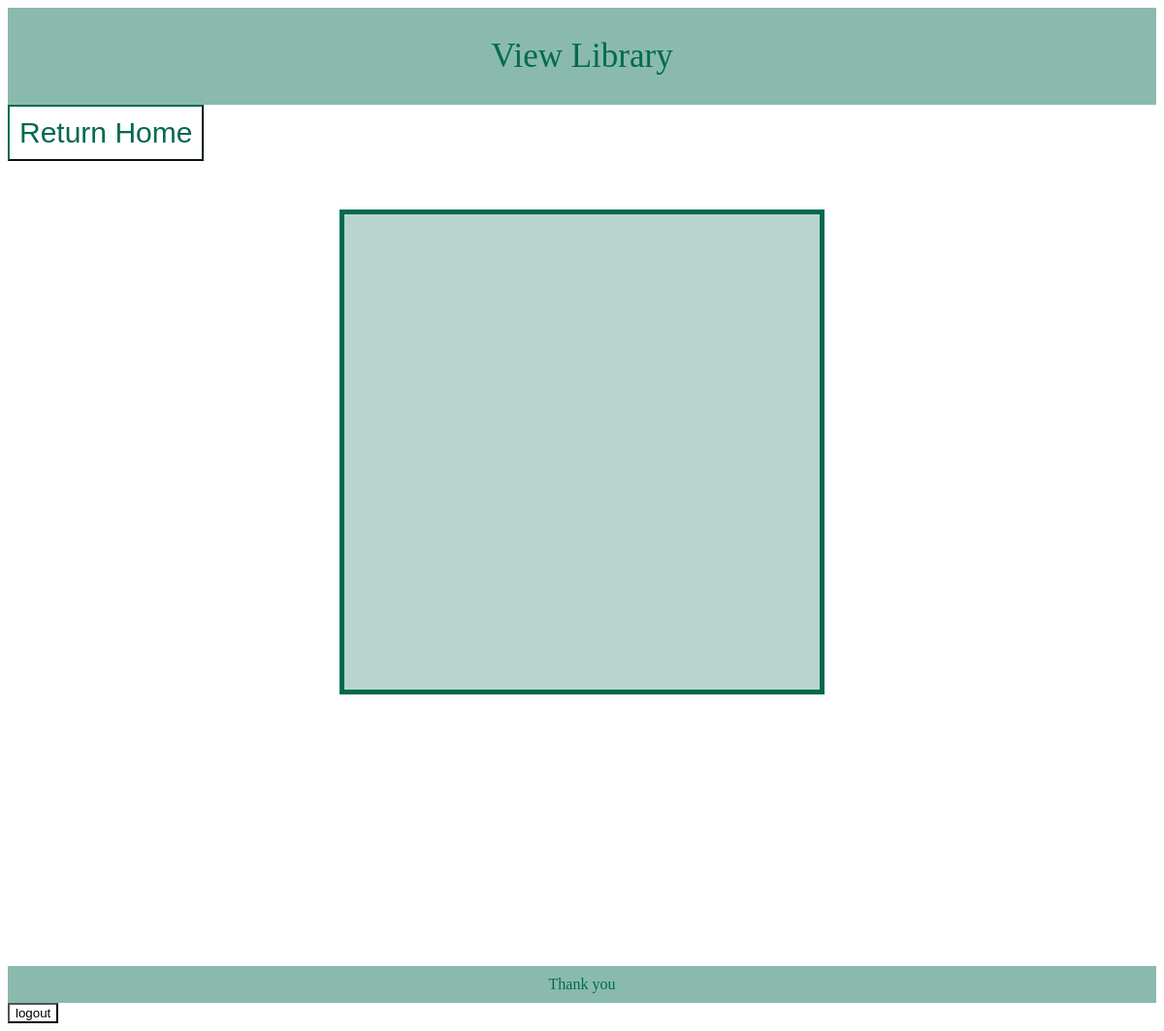
The page /library/ on the database as committed earlier.
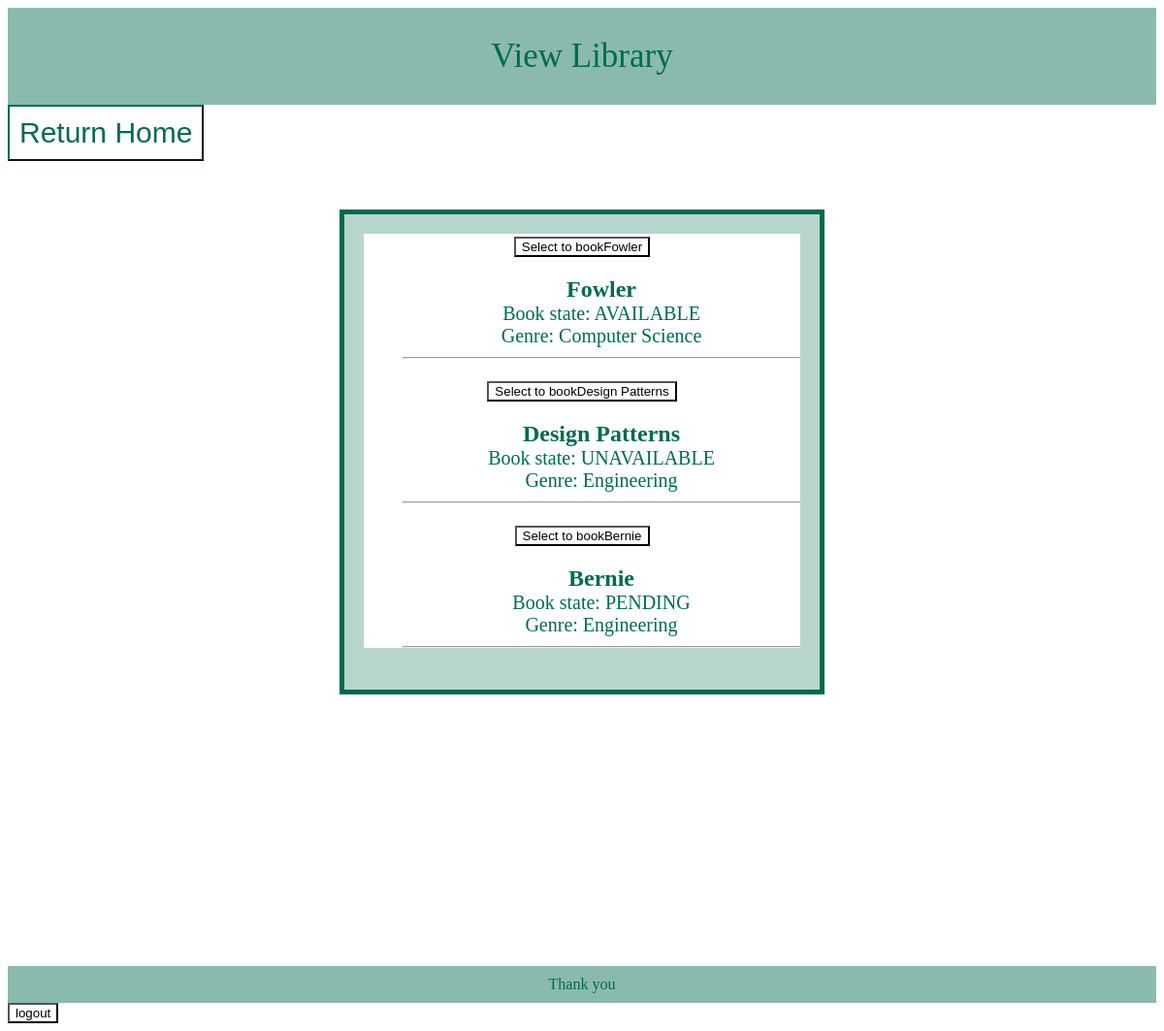
The same page on the database as committed later.
### main/models.py (models this page shows, shortened)
class Book(models.Model):
    id = models.AutoField(primary_key=True)
    bookname = models.CharField(max_length=30, blank=True)
    bookcode = models.IntegerField()
    booking_state = models.CharField(max_length=20, choices=BookingStateEnum.tuples(), default=BookingStateEnum.AVAILABLE)
    category = models.CharField(Category, default=0, max_length=20)
    def __str__(self) -> str: return self.bookname

### main/views/views.py (the view)
# urls.py: path('library/', libraryView),
def libraryView(request, *args, **kwargs):
    view_all_library = Book.objects.all()
    return render(request, '../templates/library.html',
    {'view_all_library': view_all_library})

### main/templates/library.html (shortened to what this page needs)
     <!DOCTYPE html>
     <html>
     <head>
     </head>
     <body>
         <header>View Library</header>
         <form action="/homepage/">
            <button type="submit" class="returnHome">Return Home</button>
        </form>
         {% block content %}
         <div class="menu-labels">
            <form action="/booking/create/" id="details">
            {% for bookname in view_all_library %}
                <button type="submit" value>Select to book{{bookname}}</button>
                <ul>
                <li class="bookname">{{bookname.bookname}}</li>
                <li value>Book state: {{bookname.booking_state}}</li>
                <li>Genre: {{bookname.category}}</li>
                <hr>
                </ul>
            {% endfor %}
            </form>
        </div>
         {% endblock %}
         <footer>Thank you</footer>
         <a href="logout.html"><button class="submit" id="logout">logout</button></a>
     </body>
     </html>

### main/templates/library.html (style rules this page uses)
* { box-sizing: border-box; background-color: white; list-style-type: none; }
header { background-color: #8abaae; padding: 30px; text-align: center; font-size: 35px; color: #006a4e; }
footer { background-color: #8abaae; padding: 10px; text-align: center; color: #006a4e; margin-top: 280px; position: relative; }
.menu-labels { background-color: #b8d5cd; border: thick solid #006a4e; padding: 20px; font-size: 20px; text-align: center; color: #006a4e; width: 500px; height: 500px; margin: auto; justify-content: space-between; margin-top: 50px; }
.returnHome { border-color: #006a4e; padding: 10px; font-size: 30px; margin-right: 0px; color: #006a4e; margin-top: 0px; }
.bookname { font-weight: bold; font-size: x-large; list-style-type: none; }

Rows that differ between the two databases and show on the page:
added Book: bookname "Fowler", booking_state "AVAILABLE", category "Computer Science"
added Book: bookname "Design Patterns", booking_state "UNAVAILABLE", category "Engineering"
added Book: bookname "Bernie", booking_state "PENDING", category "Engineering"
